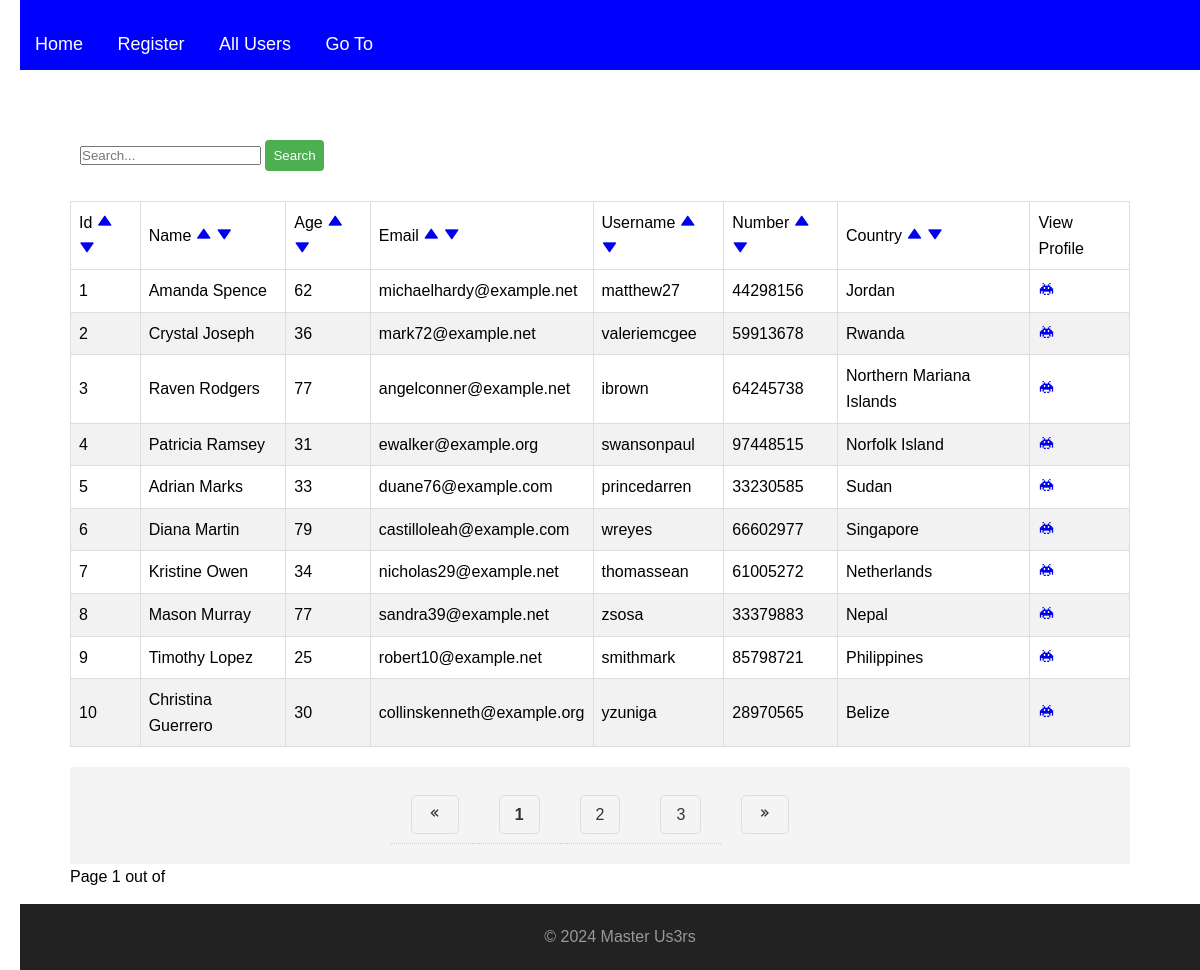
The page /allusers?sort_order=asc&sort_column=id&q=&page=1 on the database its author committed.
### models.py (models this page shows)
class User(db.Model):
    id = db.Column(db.Integer, primary_key = True)
    name = db.Column(db.String(100))
    age = db.Column(db.Integer)
    email = db.Column(db.String(128), unique = True)
    username = db.Column(db.String(128), unique = True)
    phone = db.Column(db.String(128))
    country = db.Column(db.String(100))

### app.py (the view)
@app.route("/allusers")
def all_users():
    q = request.args.get('q','')
    sort_column = request.args.get('sort_column', 'id')
    sort_order = request.args.get('sort_order', 'desc')
    page = request.args.get('page', 1, type=int)
    users = User.query
    print(sort_column, sort_order)
    users = users.filter(
        User.name.like("%" + q + "%") |
        User.email.like("%" + q + "%") |
        User.age.like("%" + q + "%") |
        User.username.like("%" + q + "%") |
        User.phone.like("%" + q + "%")
    )
    if sort_column == 'name':
        sort_by = User.name
    elif sort_column == 'age':
        sort_by = User.age
    elif sort_column == 'username':
        sort_by = User.username
    elif sort_column == 'phone':
        sort_by = User.phone
    elif sort_column == 'email':
        sort_by = User.email
    elif sort_column == 'country':
        sort_by = User.country
    else:
        sort_by = User.id
    if sort_order == 'asc':
        sort_by = sort_by.asc()
    elif sort_order == 'desc':
        sort_by = sort_by.desc()
    users= users.order_by(sort_by)
    pa_obj = users.paginate(page=page, per_page=10, error_out=True)
    return render_template(
        'users.html',
        list_of_users=pa_obj.items,
        q=q,
        sort_order=sort_order,
        sort_column=sort_column,
        pagination = pa_obj,
        page=page,
        nr_pages=pa_obj.pages,
        has_next = pa_obj.has_next,
        has_prev = pa_obj.has_prev
        )

### templates/users.html (shortened to what this page needs)
{% extends "base.html"%}
{% block content %}
<div class="container">
   <form method="get">
      <div class="search-box">
          <input type="text" name="q" placeholder="Search..." required value="{{q}}">
          <button class="search-button" type="submit">Search</button>
      </div>
  </form>
   <table class="table table-bordered">
      <thead class="table th">
         <tr>
            <td>Id
               <a href="{{url_for('all_users', sort_order='asc', sort_column='id', q = q, page=page)}}">
                  <i class='bx bxs-up-arrow'></i>
              </a>
              <a href="{{url_for('all_users', sort_order='desc', sort_column='id', q = q, page=page)}}">
                  <i class='bx bxs-down-arrow'></i>
              </a>
            </td>
            <td>Name
               <a href="{{url_for('all_users', sort_order='asc', sort_column='name', q = q, page=page)}}">
                  <i class='bx bxs-up-arrow'></i>
               </a>
               <a href="{{url_for('all_users',sort_order='desc', sort_column='name', q = q, page=page)}}">
                  <i class='bx bxs-down-arrow'></i>
               </a>
            </td>
            <td>Age
               <a href="{{url_for('all_users',sort_order='asc', sort_column='age', q = q, page=page)}}">
                  <i class='bx bxs-up-arrow'></i>
              </a>
              <a href="{{url_for('all_users', sort_order='desc', sort_column='age', q = q, page=page)}}">
                  <i class='bx bxs-down-arrow'></i>
              </a>
            </td>
            <td>Email
               <a href="{{url_for('all_users', sort_order='asc', sort_column='email', q = q, page=page)}}">
                  <i class='bx bxs-up-arrow'></i>
              </a>
              <a href="{{url_for('all_users', sort_order='desc', sort_column='email', q = q, page=page)}}">
                  <i class='bx bxs-down-arrow'></i>
              </a>
            </td>
            <td>Username
               <a href="{{url_for('all_users', sort_order='asc', sort_column='username', q = q, page=page)}}">
                  <i class='bx bxs-up-arrow'></i>
              </a>
              <a href="{{url_for('all_users', sort_order='desc', sort_column='username', q = q, page=page)}}">
                  <i class='bx bxs-down-arrow'></i>
              </a>
            </td>
            <td>Number
               <a href="{{url_for('all_users', sort_order='asc', sort_column='phone', q = q, page=page)}}">
                  <i class='bx bxs-up-arrow'></i>
              </a>
              <a href="{{url_for('all_users', sort_order='desc', sort_column='phone', q = q, page=page)}}">
                  <i class='bx bxs-down-arrow'></i>
              </a>
            </td>
            <td>Country
               <a href="{{url_for('all_users', sort_order='asc', sort_column='country', q = q, page=page)}}">
                  <i class='bx bxs-up-arrow'></i>
              </a>
              <a href="{{url_for('all_users', sort_order='desc', sort_column='country', q = q, page=page)}}">
                  <i class='bx bxs-down-arrow'></i>
              </a>
            </td>
            <td>
               View Profile
            </td>
         </tr>
      </thead>
      {% for user in list_of_users %}
      <tr>
         <td>{{user.id}}</td>
         <td>{{user.name}}</td>
         <td>{{user.age}} </td>
         <td>{{user.email}}</td>
         <td>{{user.username}}</td>
         <td>{{user.phone}}</td>
         <td>{{user.country}}</td>
         <td><a href="{{url_for('user_page', user_id=user.id)}}"><i class='bx bxs-invader'></i></a></td>
      </tr>
      {% endfor %}
   </table>
   <nav aria-label="Page navigation example">
      <ul class="pagination">
          {% if nr_pages !=1 %}
              {% if has_prev %}
              <li class="page-item">
                  <a class="page-link" href="{{url_for('all_users', sort_column = sort_column, sort_order = sort_order, q=q, page = page - 1)}}" aria-label="Föregående">
                      <i class='bx bx-chevrons-left'></i>
                  </a>
              </li>
              {% else %}
              <li class="page-item disabled">
                  <a class="page-link"><i class='bx bx-chevrons-left'></i></box-icon></a>
              </li>
              {% endif %}
              {% for page in pagination.iter_pages(left_edge=0, right_edge=0, left_current=2, right_current=2) %}
                  {% if page %}
                      {% if page != pagination.page %}
                      <li class="page-item">
                          <a class="page-link" href="{{url_for('all_users', sort_column = sort_column, sort_order = sort_order, q=q, page = page)}}">{{ page }}</a>
                      </li>
                      {% else %}
                      <li class="page-item active">
                          <a class="page-link"><strong>{{ page }}</strong></a>
                      </li>
                      {% endif %}
                  {% endif %}
              {% endfor %}
              {% if has_next %}
                  <li class="page-item">
                      <a class="page-link" href="{{url_for('all_users', sort_column = sort_column, sort_order = sort_order, q=q, page = page + 1)}}">
                          <i class='bx bx-chevrons-right'></i>
                      </a>
                  </li>
              {% else %}
                  <li class="page-item disabled">
                      <a class="page-link"><i class='bx bx-chevrons-right'></i></a>
                  </li>
              {% endif %}
          {% endif %}
      </ul>
      <p>Page {{page}} out of {{pages}}</p>
   </nav>
</div>
{% endblock %}

### static/style.css (style rules this page uses)
* { margin: 0; padding: 0; box-sizing: border-box; }
html, body { height: 100%; margin: 0; }
body { font-family: 'Arial', sans-serif; line-height: 1.6; margin: 20px; }
.container { max-width: 1100px; margin: auto; padding: 20px; overflow: auto; }
ul { list-style: none; background: #f4f4f4; margin-top: 20px; }
ul li { padding: 15px; border-bottom: 1px #ccc dotted; }
ul li:last-child { border-bottom: none; }
ul li a { text-decoration: none; color: blue; }
.table { width: 100%; border-collapse: collapse; }
.table td, .table th { border: 1px solid #ddd; padding: 8px; }
.table tr:nth-child(even) { background-color: #f2f2f2; }
.search-box { padding: 10px; margin-bottom: 20px; }
.search-button { width: auto; max-width: 200px; padding: 8px; background-color: #4CAF50; color: white; border: none; border-radius: 4px; cursor: pointer; display: inline-block; }
.pagination { display: flex; justify-content: center; padding: 20px; }
.page-link { padding: 10px 15px; margin: 0 5px; border: 1px solid #ddd; color: #333; text-decoration: none; border-radius: 5px; }
a { text-decoration: none; }

### rows shown on the page
User: id "1", name "Amanda Spence", age "62", email "michaelhardy@example.net", username "matthew27", phone "44298156", country "Jordan"
User: id "2", name "Crystal Joseph", age "36", email "mark72@example.net", username "valeriemcgee", phone "59913678", country "Rwanda"
User: id "3", name "Raven Rodgers", age "77", email "angelconner@example.net", username "ibrown", phone "64245738", country "Northern Mariana Islands"
User: id "4", name "Patricia Ramsey", age "31", email "ewalker@example.org", username "swansonpaul", phone "97448515", country "Norfolk Island"
User: id "5", name "Adrian Marks", age "33", email "duane76@example.com", username "princedarren", phone "33230585", country "Sudan"
User: id "6", name "Diana Martin", age "79", email "castilloleah@example.com", username "wreyes", phone "66602977", country "Singapore"
User: id "7", name "Kristine Owen", age "34", email "nicholas29@example.net", username "thomassean", phone "61005272", country "Netherlands"
User: id "8", name "Mason Murray", age "77", email "sandra39@example.net", username "zsosa", phone "33379883", country "Nepal"
User: id "9", name "Timothy Lopez", age "25", email "robert10@example.net", username "smithmark", phone "85798721", country "Philippines"
User: id "10", name "Christina Guerrero", age "30", email "collinskenneth@example.org", username "yzuniga", phone "28970565", country "Belize"

### other values the page prints
{{ page }} "1"
{{ page }} "2" "3"
